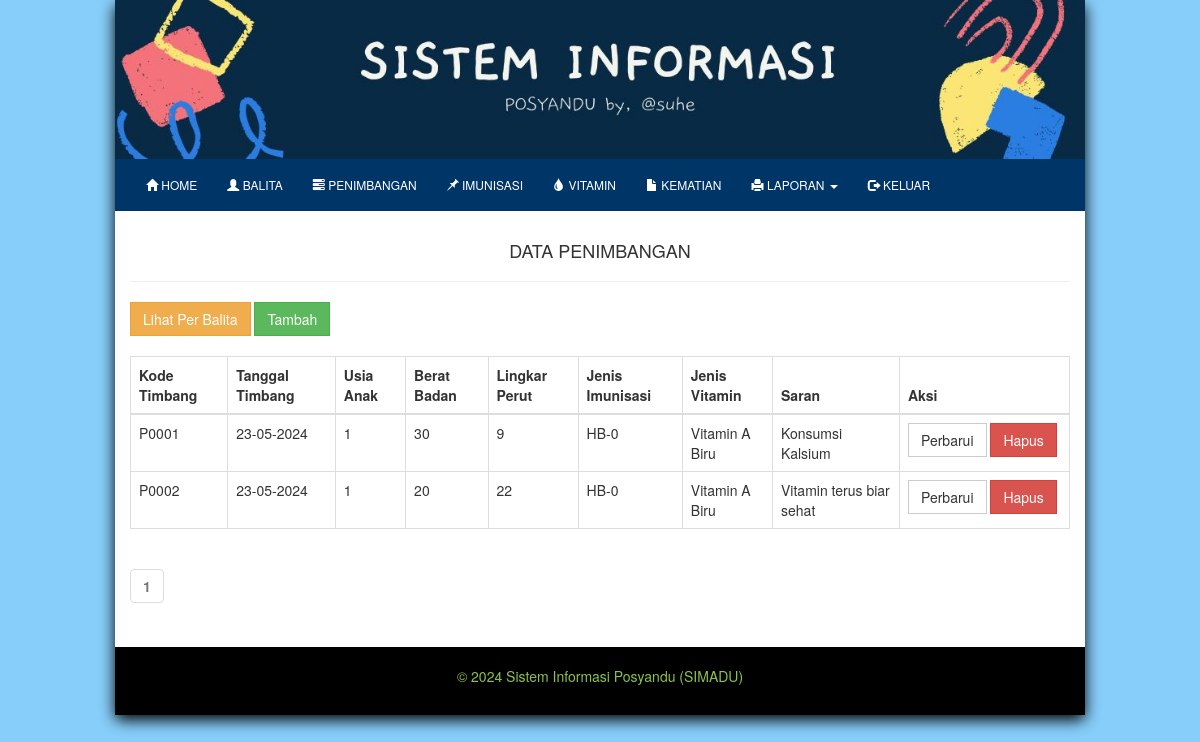
Screenshot of /index.php?module=penimbangan (signed in) with the database file from the repository.
### tables this page shows
CREATE TABLE `penimbangan` (
  `id_penimbangan` varchar(20) NOT NULL,
  `id_anak` varchar(11) NOT NULL,
  `tanggal_timbang` date NOT NULL,
  `usia` varchar(20) NOT NULL,
  `berat_badan` int(11) NOT NULL,
  `lingkar_perut` int(11) NOT NULL,
  `id_imunisasi` int(11) NOT NULL,
  `id_vitamin` int(11) NOT NULL,
  `saran` varchar(50) NOT NULL
);

CREATE TABLE `imunisasi` (
  `id_imunisasi` varchar(11) NOT NULL,
  `jenis_imunisasi` varchar(20) NOT NULL,
  `usia_wajib` varchar(10) NOT NULL
);

CREATE TABLE `vitamin` (
  `id_vitamin` int(11) NOT NULL,
  `jenis_vitamin` varchar(20) NOT NULL,
  `usia_wajib` varchar(10) NOT NULL
);

### content/data_penimbangan.php (the view, shortened to what this page needs)
<?php
if ($_GET['act']==''){?>
<div class="col-md-12">
<h4 style="text-align: center;">DATA PENIMBANGAN</h4><hr>
<div class="">
 <a href="?module=perbalita" class="btn btn-warning ">Lihat Per Balita</a> <a href="?module=penimbangan&act=tambah" class="btn btn-success ">Tambah</a><br><br></div>
      <?php
      $dataperPage = 5;
        if(isset($_GET['hal']))
        {
        $noPage= $_GET['hal'];
        }
        else
        {
        $noPage=1;
        }
      $offset = ($noPage-1)*$dataperPage;
      ?>
<div class="table-responsive">
<table class="table table-bordered">
  <thead>
    <tr>
      <th>Kode Timbang</th>
      <th>Tanggal Timbang</th>
      <th>Usia Anak</th>
      <th>Berat Badan</th>
      <th>Lingkar Perut</th>
      <th>Jenis Imunisasi</th>
      <th>Jenis Vitamin</th>
      <th>Saran</th>
      <th width="170">Aksi</th>
    </tr>
  </thead>
  <tbody>
  <?php
  $tampil=mysql_query("SELECT id_penimbangan,
                              DATE_FORMAT(tanggal_timbang, '%d-%m-%Y') as tanggal,
                              usia,
                              berat_badan,
                              lingkar_perut,
                              jenis_imunisasi,
                              jenis_vitamin,
                              saran FROM penimbangan JOIN imunisasi ON penimbangan.id_imunisasi=imunisasi.id_imunisasi JOIN vitamin ON penimbangan.id_imunisasi=vitamin.id_vitamin limit  $offset, $dataperPage");
    while($row=mysql_fetch_array($tampil)){
  ?>
    <tr>
        <td><?php echo $row['id_penimbangan'];?></td>
      <td><?php echo $row['tanggal'];?></td>
      <td><?php echo $row['usia'];?></td>
      <td><?php echo $row['berat_badan'];?></td>
      <td><?php echo $row['lingkar_perut'];?></td>
      <td><?php echo $row['jenis_imunisasi'];?></td>
      <td><?php echo $row['jenis_vitamin'];?></td>
      <td><?php echo $row['saran'];?></td>
      <td><a href="?module=penimbangan&act=edit&id=<?php echo $row[id_penimbangan];?>" class="btn btn-default">Perbarui</a> <a href="content/aksi_penimbangan.php?module=timbang&act=hapus&id=<?php echo $row[id_penimbangan];?>" onclick="return confirm('Apakah anda yakin akan menghapus data ini?')"  class="btn btn-danger">Hapus</a></td>
    </tr>
  <?php } ?>
  </tbody>
</table>
<nav>
        <ul class="pagination ">
        <?php include 'content/view_anak.php';?>
        </ul>
        </nav>
</div>
<br>
</div>
<?php } ?>

### css/style.css (style rules this page uses)
body { background:#87CEFA ; }
.btn { border-radius: 0px; }

### rows the page displays
penimbangan: id_penimbangan "P0001", tanggal "23-05-2024", usia "1", berat_badan "30", lingkar_perut "9", id_imunisasi.jenis_imunisasi "HB-0", id_vitamin.jenis_vitamin "Vitamin A Biru", saran "Konsumsi Kalsium"
penimbangan: id_penimbangan "P0002", tanggal "23-05-2024", usia "1", berat_badan "20", lingkar_perut "22", id_imunisasi.jenis_imunisasi "HB-0", vitamin.jenis_vitamin "Vitamin A Biru", saran "Vitamin terus biar sehat"
